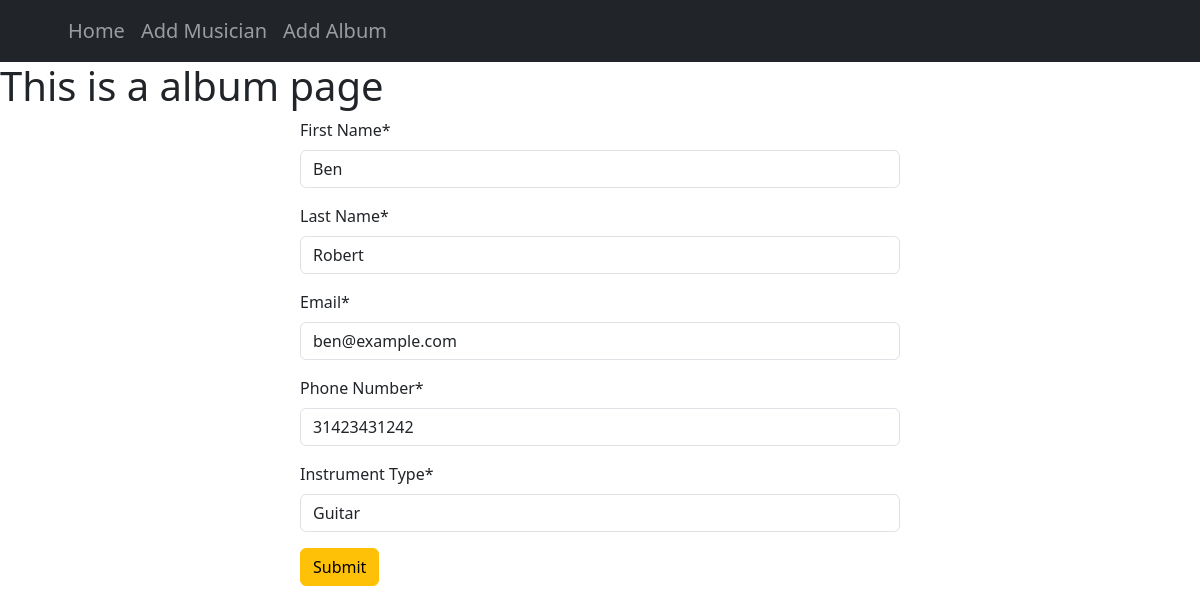
The page /musician/edit/2 on the database its author committed.
### musician/models.py (models this page shows, shortened)
class musician_model(models.Model):
    First_Name = models.CharField(max_length=75)
    Last_Name = models.CharField(max_length=75)
    Email = models.EmailField()
    Phone_Number = models.IntegerField()
    Instrument_Type = models.CharField(max_length=100)

### musician/views.py (the view)
# urls.py: path("edit/<int:id>",views.edit_musician,name="edit_musician"),
def edit_musician(request,id):
    musician = musician_model.objects.get(pk = id)
    musician_form = forms.musician_form(instance=musician)
    if(request.method == "POST"):
        musician_form = forms.musician_form(request.POST,instance=musician)
        if musician_form.is_valid():
            musician_form.save()
            return redirect("homepage")
    return render(request,"album.html",{'form' : musician_form})

### musician/forms.py
class musician_form(forms.ModelForm):
    class Meta:
        model = musician_model
        fields = '__all__'
        labels = {
            'First_Name' : "First Name",
            'Last_Name' : "Last Name",
            'Phone_Number' : "Phone Number",
            'Instrument_Type' : "Instrument Type",
        }

### album/templates/album.html (shortened to what this page needs)
{% extends 'base.html' %}
{% load crispy_forms_tags %}
{% block content %}
    <h1>This is a album page</h1>
    <form style="width: 50%; margin: auto;" method="post">
        {{form|crispy}}
        <input type="submit" class="btn btn-warning" value="Submit">
    </form>
{% endblock %}

### rows shown on the page
musician_model: First_Name "Ben", Last_Name "Robert", Email "ben@example.com", Phone_Number "31423431242", Instrument_Type "Guitar"
